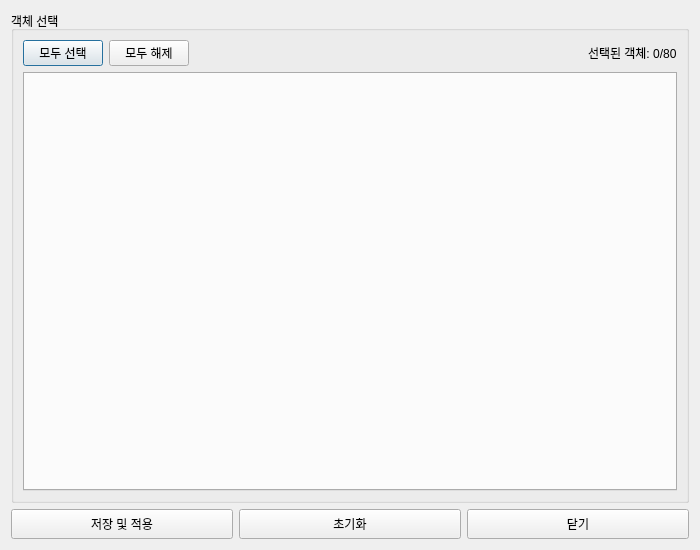
<?xml version="1.0" encoding="UTF-8"?>
<ui version="4.0">
 <class>ObjectSelectionDialog</class>
 <widget class="QDialog" name="ObjectSelectionDialog">
  <property name="geometry">
   <rect>
    <x>0</x>
    <y>0</y>
    <width>700</width>
    <height>550</height>
   </rect>
  </property>
  <property name="windowTitle">
   <string>객체 선택 및 색상 설정</string>
  </property>
  <layout class="QVBoxLayout" name="verticalLayout">
   <item>
    <widget class="QGroupBox" name="selectionGroup">
     <property name="title">
      <string>객체 선택</string>
     </property>
     <layout class="QVBoxLayout" name="verticalLayout_2">
      <item>
       <layout class="QHBoxLayout" name="globalControlsLayout">
        <item>
         <widget class="QPushButton" name="selectAllButton">
          <property name="text">
           <string>모두 선택</string>
          </property>
         </widget>
        </item>
        <item>
         <widget class="QPushButton" name="deselectAllButton">
          <property name="text">
           <string>모두 해제</string>
          </property>
         </widget>
        </item>
        <item>
         <spacer name="horizontalSpacer">
          <property name="orientation">
           <enum>Qt::Horizontal</enum>
          </property>
          <property name="sizeHint" stdset="0">
           <size>
            <width>40</width>
            <height>20</height>
           </size>
          </property>
         </spacer>
        </item>
        <item>
         <widget class="QLabel" name="infoLabel">
          <property name="text">
           <string>선택된 객체: 0/80</string>
          </property>
         </widget>
        </item>
       </layout>
      </item>
      <item>
       <widget class="QTabWidget" name="categoryTabs">
        <property name="currentIndex">
         <number>0</number>
        </property>
       </widget>
      </item>
     </layout>
    </widget>
   </item>
   <item>
    <layout class="QHBoxLayout" name="buttonLayout">
     <item>
      <widget class="QPushButton" name="saveButton">
       <property name="minimumSize">
        <size>
         <width>0</width>
         <height>30</height>
        </size>
       </property>
       <property name="text">
        <string>저장 및 적용</string>
       </property>
      </widget>
     </item>
     <item>
      <widget class="QPushButton" name="resetButton">
       <property name="minimumSize">
        <size>
         <width>0</width>
         <height>30</height>
        </size>
       </property>
       <property name="text">
        <string>초기화</string>
       </property>
      </widget>
     </item>
     <item>
      <widget class="QPushButton" name="closeButton">
       <property name="minimumSize">
        <size>
         <width>0</width>
         <height>30</height>
        </size>
       </property>
       <property name="text">
        <string>닫기</string>
       </property>
      </widget>
     </item>
    </layout>
   </item>
  </layout>
 </widget>
 <resources/>
 <connections/>
</ui>
